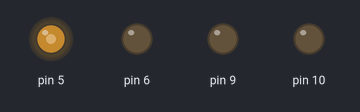
Simulated run of this sketch. Board: Arduino Uno, built with avr-gcc and run on an emulated ATmega328P. Shown: output pins drawn as LEDs (lit = HIGH).

Above: at 5.05 s.
At 7.05 s:
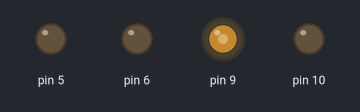
At 9.05 s:
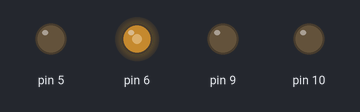
At 11.05 s:
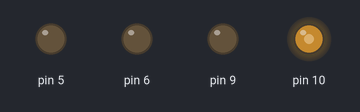
At 13.0 s:
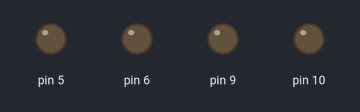
Timing chart, 0 to 15.4 s (numbered marks = the images above):
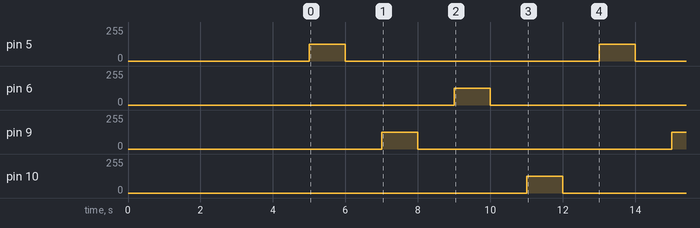

The sketch:

Motor_Test.ino
```cpp
void setup() {
  // put your setup code here, to run once:
  pinMode(5, OUTPUT);
  pinMode(9, OUTPUT);
  pinMode(6, OUTPUT);
  pinMode(10, OUTPUT);
  delay(5000);
}

void loop() {
  // put your main code here, to run repeatedly:
  analogWrite(5, 127);
  delay(1000);
  analogWrite(5, 0);
  delay(1000);

  analogWrite(9, 127);
  delay(1000);
  analogWrite(9, 0);
  delay(1000);

  analogWrite(6, 127);
  delay(1000);
  analogWrite(6, 0);
  delay(1000);

  analogWrite(10, 127);
  delay(1000);
  analogWrite(10, 0);
  delay(1000);

}
```

Measured:
- by itself, pin 5, pin 6, pin 9, pin 10: alternates 127/255 for 1.0 s and 0/255 for 7.0 s
